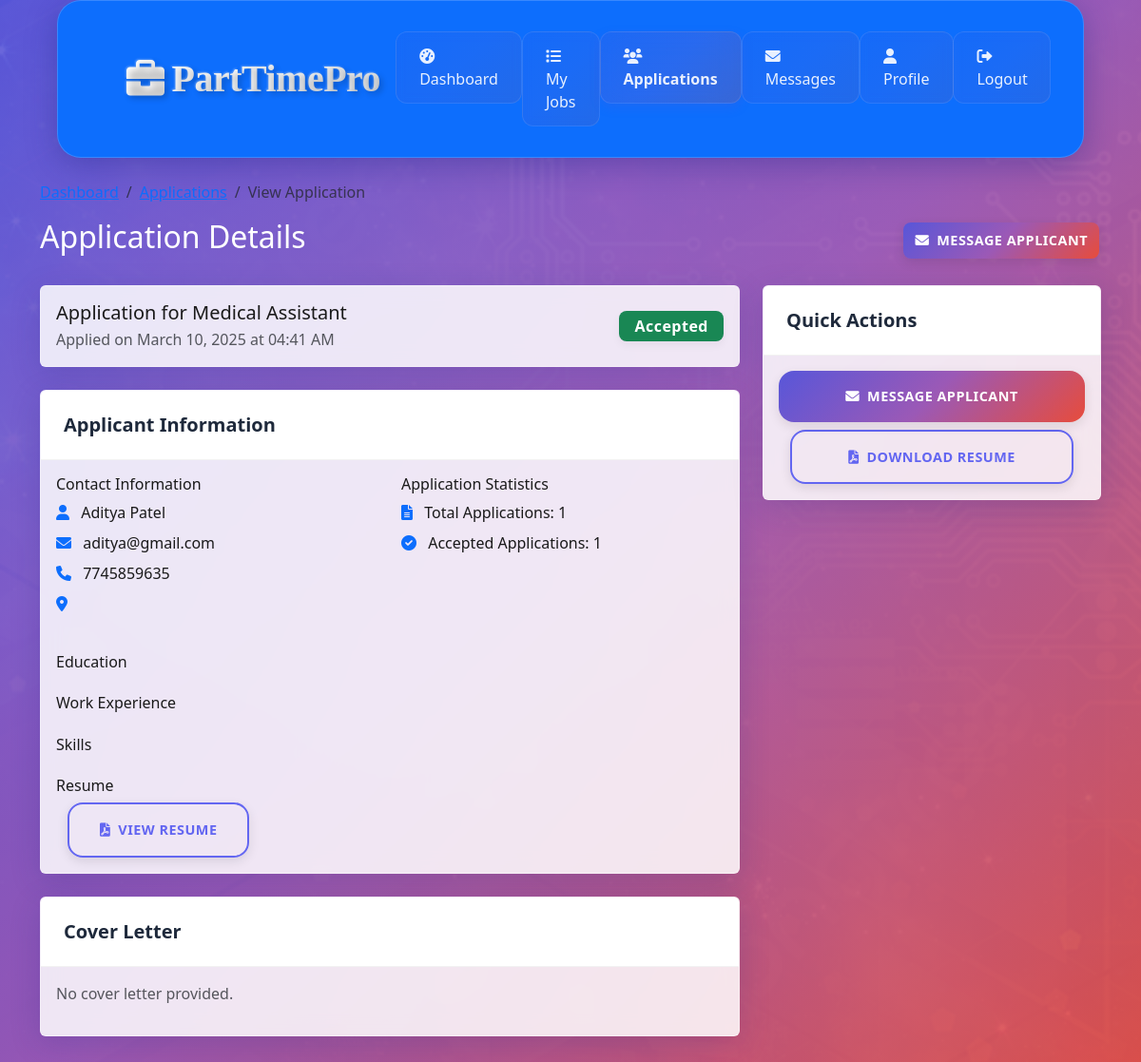
Page /employer/view-application.php?id=3 (signed in) on the committed database.
### tables this page shows
CREATE TABLE `job_applications` (
  `id` int(11) NOT NULL,
  `job_id` int(11) DEFAULT NULL,
  `jobseeker_id` int(11) DEFAULT NULL,
  `status` enum('pending','reviewed','accepted','rejected') DEFAULT 'pending',
  `application_date` timestamp NOT NULL DEFAULT current_timestamp(),
  `cover_letter` text DEFAULT NULL,
  `updated_at` timestamp NOT NULL DEFAULT current_timestamp() ON UPDATE current_timestamp()
);

CREATE TABLE `jobs` (
  `id` int(11) NOT NULL,
  `employer_id` int(11) DEFAULT NULL,
  `title` varchar(100) NOT NULL,
  `description` text NOT NULL,
  `requirements` text DEFAULT NULL,
  `location` varchar(100) DEFAULT NULL,
  `salary_range` varchar(50) DEFAULT NULL,
  `job_type` enum('part-time','temporary','contract') NOT NULL,
  `status` enum('open','closed') DEFAULT 'open',
  `created_at` timestamp NOT NULL DEFAULT current_timestamp()
);

### employer/view-application.php (the view, shortened to what this page needs)
<?php
require_once "../config/database.php";
$application_id = isset($_GET['id']) ? (int)$_GET['id'] : 0;
$sql = "SELECT ja.id, ja.jobseeker_id, ja.job_id, ja.application_date, ja.status, ja.cover_letter,
        j.title as job_title, j.description as job_description, j.status as job_status,
        js.first_name, js.last_name, js.phone, js.address, js.education, js.experience,
        js.skills, js.resume_path,
        u.email,
        (SELECT COUNT(*) FROM job_applications WHERE jobseeker_id = ja.jobseeker_id) as total_applications,
        (SELECT COUNT(*) FROM job_applications
         WHERE jobseeker_id = ja.jobseeker_id AND status = 'accepted') as accepted_applications
        FROM job_applications ja
        INNER JOIN jobs j ON ja.job_id = j.id
        INNER JOIN jobseeker_profiles js ON ja.jobseeker_id = js.user_id
        INNER JOIN users u ON js.user_id = u.id
        WHERE ja.id = ? AND j.employer_id = ?";
$stmt = mysqli_prepare($conn, $sql);
mysqli_stmt_bind_param($stmt, "ii", $application_id, $_SESSION['id']);
mysqli_stmt_execute($stmt);
$application = mysqli_stmt_get_result($stmt)->fetch_assoc();
?>
<!DOCTYPE html>
<html lang="en">
<head>
    <link href="https://cdn.jsdelivr.net/npm/bootstrap@5.3.0/dist/css/bootstrap.min.css" rel="stylesheet">
    <link rel="stylesheet" href="https://cdnjs.cloudflare.com/ajax/libs/font-awesome/6.0.0/css/all.min.css">
    <link rel="stylesheet" href="../assets/css/style.css">
    <link rel="stylesheet" href="../assets/css/dashboard.css">
</head>
<body>
    <nav class="navbar navbar-expand-lg navbar-dark bg-primary sticky-top">
        <div class="container">
            <a class="navbar-brand d-flex align-items-center" href="../index.php">
                <i class="fas fa-briefcase me-2"></i>
                PartTimePro
            </a>
            <div class="collapse navbar-collapse" id="navbarNav">
                <ul class="navbar-nav ms-auto">
                    <li class="nav-item">
                        <a class="nav-link" href="dashboard.php">
                            <i class="fas fa-tachometer-alt me-1"></i> Dashboard
                        </a>
                    </li>
                    <li class="nav-item">
                        <a class="nav-link" href="jobs.php">
                            <i class="fas fa-list me-1"></i> My Jobs
                        </a>
                    </li>
                    <li class="nav-item">
                        <a class="nav-link active" href="applications.php">
                            <i class="fas fa-users me-1"></i> Applications
                        </a>
                    </li>
                    <li class="nav-item">
                        <a class="nav-link" href="messages.php">
                            <i class="fas fa-envelope me-1"></i> Messages
                        </a>
                    </li>
                    <li class="nav-item">
                        <a class="nav-link" href="profile.php">
                            <i class="fas fa-user me-1"></i> Profile
                        </a>
                    </li>
                    <li class="nav-item">
                        <a class="nav-link" href="../auth/logout.php">
                            <i class="fas fa-sign-out-alt me-1"></i> Logout
                        </a>
                    </li>
                </ul>
            </div>
        </div>
    </nav>
    <div class="container my-4">
        <div class="row mb-4">
            <div class="col">
                <nav aria-label="breadcrumb">
                    <ol class="breadcrumb">
                        <li class="breadcrumb-item"><a href="dashboard.php">Dashboard</a></li>
                        <li class="breadcrumb-item"><a href="applications.php">Applications</a></li>
                        <li class="breadcrumb-item active">View Application</li>
                    </ol>
                </nav>
                <div class="d-flex justify-content-between align-items-center">
                    <h2>Application Details</h2>
                    <div class="btn-group">
                        <a href="messages.php?user=<?php echo $application['jobseeker_id']; ?>"
                           class="btn btn-primary">
                            <i class="fas fa-envelope me-2"></i>Message Applicant
                        </a>
                    </div>
                </div>
            </div>
        </div>
        <div class="row">
            <div class="col-md-8">
                <div class="card mb-4">
                    <div class="card-body">
                        <div class="d-flex justify-content-between align-items-center">
                            <div>
                                <h5 class="card-title mb-1">Application for <?php echo htmlspecialchars($application['job_title']); ?></h5>
                                <div class="text-muted">
                                    Applied on <?php echo date('F d, Y', strtotime($application['application_date'])); ?> at
                                    <?php echo date('h:i A', strtotime($application['application_date'])); ?>
                                </div>
                            </div>
                            <span class="badge bg-<?php
                                echo $application['status'] === 'accepted' ? 'success' :
                                    ($application['status'] === 'rejected' ? 'danger' : 'warning');
                            ?> fs-6">
                                <?php echo ucfirst($application['status']); ?>
                            </span>
                        </div>
                    </div>
                </div>
                <div class="card mb-4">
                    <div class="card-header bg-white">
                        <h5 class="mb-0">Applicant Information</h5>
                    </div>
                    <div class="card-body">
                        <div class="row mb-4">
                            <div class="col-md-6">
                                <h6>Contact Information</h6>
                                <ul class="list-unstyled">
                                    <li class="mb-2">
                                        <i class="fas fa-user me-2 text-primary"></i>
                                        <?php echo htmlspecialchars($application['first_name'] . ' ' . $application['last_name']); ?>
                                    </li>
                                    <li class="mb-2">
                                        <i class="fas fa-envelope me-2 text-primary"></i>
                                        <?php echo htmlspecialchars($application['email']); ?>
                                    </li>
                                    <li class="mb-2">
                                        <i class="fas fa-phone me-2 text-primary"></i>
                                        <?php echo htmlspecialchars($application['phone']); ?>
                                    </li>
                                    <li>
                                        <i class="fas fa-map-marker-alt me-2 text-primary"></i>
                                    </li>
                                </ul>
                            </div>
                            <div class="col-md-6">
                                <h6>Application Statistics</h6>
                                <ul class="list-unstyled">
                                    <li class="mb-2">
                                        <i class="fas fa-file-alt me-2 text-primary"></i>
                                        Total Applications: <?php echo $application['total_applications']; ?>
                                    </li>
                                    <li>
                                        <i class="fas fa-check-circle me-2 text-primary"></i>
                                        Accepted Applications: <?php echo $application['accepted_applications']; ?>
                                    </li>
                                </ul>
                            </div>
                        </div>
                        <h6>Education</h6>
                        <h6>Work Experience</h6>
                        <h6>Skills</h6>
                        <?php if (!empty($application['resume_path'])): ?>
                            <h6>Resume</h6>
                            <a href="../<?php echo htmlspecialchars($application['resume_path']); ?>"
                               class="btn btn-outline-primary" target="_blank">
                                <i class="fas fa-file-pdf me-2"></i>View Resume
                            </a>
                        <?php endif; ?>
                    </div>
                </div>
                <div class="card mb-4">
                    <div class="card-header bg-white">
                        <h5 class="mb-0">Cover Letter</h5>
                    </div>
                    <div class="card-body">
                        <?php if (!empty($application['cover_letter'])): ?>
                            <?php echo nl2br(htmlspecialchars($application['cover_letter'])); ?>
                        <?php else: ?>
                            <p class="text-muted">No cover letter provided.</p>
                        <?php endif; ?>
                    </div>
                </div>
            </div>
            <div class="col-md-4">
                <div class="card mb-4">
                    <div class="card-header bg-white">
                        <h5 class="mb-0">Quick Actions</h5>
                    </div>
                    <div class="card-body">
                        <div class="d-grid gap-2">
                            <a href="messages.php?user=<?php echo $application['jobseeker_id']; ?>"
                               class="btn btn-primary">
                                <i class="fas fa-envelope me-2"></i>Message Applicant
                            </a>
                            <?php if (!empty($application['resume_path'])): ?>
                                <a href="../<?php echo htmlspecialchars($application['resume_path']); ?>"
                                   class="btn btn-outline-primary" target="_blank">
                                    <i class="fas fa-file-pdf me-2"></i>Download Resume
                                </a>
                            <?php endif; ?>
                        </div>
                    </div>
                </div>
            </div>
        </div>
    </div>
</body>
</html>

### assets/css/style.css (style rules this page uses)
body { font-family: 'Segoe UI', Tahoma, Geneva, Verdana, sans-serif; margin: 0; min-height: 100vh; background: linear-gradient(135deg, rgba(88, 86, 217, 0.9) 0%, rgba(155, 89, 182, 0.95) 50%, rgba(231, 76, 60, 0.9) 100%), url('../images/1.jpg') no-repeat center center fixed; background-size: cover; color: #ffffff; animation: gradientShift 15s ease infinite; }
.navbar { background: rgba(255, 255, 255, 0.1); backdrop-filter: blur(10px); -webkit-backdrop-filter: blur(10px); border: 1px solid rgba(255, 255, 255, 0.18); box-shadow: 0 8px 32px 0 rgba(31, 38, 135, 0.37); position: sticky; top: 0; z-index: 1000; transition: all 0.3s ease; padding: 1.5rem 5%; margin: 0 5% 1.5rem 5%; border-radius: 25px }
.navbar-brand { font-family: "Monotype Corsiva", cursive; font-size: 2.5rem; font-weight: 700; background: linear-gradient(135deg, #ffffff 0%, #f8f9fa 25%, #e9ecef 50%, #dee2e6 75%, #ced4da 100%); -webkit-background-clip: text; background-clip: text; -webkit-text-fill-color: transparent; text-shadow: 3px 3px 6px rgba(0, 0, 0, 0.2), -1px -1px 2px rgba(255, 255, 255, 0.3); letter-spacing: -0.5px; position: relative; transition: all 0.4s ease; animation: textShimmer 3s infinite linear; }
.nav-link { font-weight: 500; padding: 0.8rem 1.5rem !important; margin: 0 0.4rem; transition: all 0.4s cubic-bezier(0.4, 0, 0.2, 1); position: relative; color: rgba(255, 255, 255, 0.9) !important; background: rgba(255, 255, 255, 0.1); border: 1px solid rgba(255, 255, 255, 0.1); backdrop-filter: blur(5px); -webkit-backdrop-filter: blur(5px); }
.nav-link::after { content: ''; position: absolute; bottom: 0; left: 50%; width: 0; height: 2px; background: linear-gradient(135deg, #ff69b4 0%, #ff1493 100%); transition: width 0.3s ease, left 0.3s ease; transform: translateX(-50%); }
.card { background: rgba(255, 255, 255, 0.95); backdrop-filter: blur(16px); -webkit-backdrop-filter: blur(16px); border: 1px solid rgba(255, 255, 255, 0.18); box-shadow: 0 8px 32px 0 rgba(31, 38, 135, 0.2); transition: all 0.3s ease; border-radius: 30px overflow: hidden; transform: translateY(0); color: #1a1a1a; }
.btn { padding: 0.75rem 1.5rem; font-weight: 500; border-radius: 25px; transition: all 0.4s cubic-bezier(0.4, 0, 0.2, 1); box-shadow: 0 4px 12px rgba(0, 0, 0, 0.1); letter-spacing: 0.5px; text-transform: uppercase; font-size: 0.9rem; }
.btn-outline-primary { background-color: transparent; border: 2px solid #6366f1; color: #6366f1; }
.btn-primary { background: linear-gradient(135deg, #5856d9 0%, #9b59b6 50%, #e74c3c 100%); border: none; position: relative; overflow: hidden; z-index: 1; }
.btn-primary::before { content: ''; position: absolute; top: 0; left: -100%; width: 100%; height: 100%; background: linear-gradient(90deg, transparent, rgba(255, 255, 255, 0.2), transparent); transition: 0.5s; z-index: -1; }
.card, .feature-card, .step-card { background: rgba(255, 255, 255, 0.85) !important; backdrop-filter: blur(10px); border: 1px solid rgba(255, 255, 255, 0.3); box-shadow: 0 8px 32px 0 rgba(31, 38, 135, 0.2); }

### assets/css/dashboard.css (style rules this page uses)
.badge { padding: 0.5rem 1rem; font-weight: 600; border-radius: 8px; letter-spacing: 0.5px; box-shadow: 0 4px 10px rgba(0, 0, 0, 0.05); font-size: 0.85rem; transition: all 0.3s ease; }
.btn-group .btn { padding: 0.5rem 0.75rem; transition: all 0.3s ease; border-radius: 8px; margin: 0 2px; }
.card-header { background: rgba(247, 250, 252, 0.9); border-bottom: 1px solid rgba(0, 0, 0, 0.05); padding: 1.5rem; }
.card-header h5 { font-weight: 800; margin: 0; color: #1e293b; font-size: 1.25rem; }
.btn { padding: 1rem 2rem; font-weight: 600; border-radius: 16px; transition: all 0.4s cubic-bezier(0.4, 0, 0.2, 1); box-shadow: 0 4px 12px rgba(0, 0, 0, 0.1); letter-spacing: 0.5px; text-transform: uppercase; font-size: 0.9rem; }
.btn-outline-primary { background-color: transparent; border: 2px solid #6366f1; color: #6366f1; }
.btn-outline-primary, .btn-outline-secondary { margin: 0 0.75rem; }
.nav-link { padding: 1rem 1.5rem; transition: all 0.4s ease; border-radius: 12px; margin: 0.5rem 0; font-weight: 500; color: rgba(255, 255, 255, 0.9); background: linear-gradient(135deg, rgba(88, 86, 217, 0.1) 0%, rgba(155, 89, 182, 0.1) 50%, rgba(231, 76, 60, 0.1) 100%); }
.nav-link.active { background: linear-gradient(135deg, rgba(88, 86, 217, 0.2) 0%, rgba(155, 89, 182, 0.2) 50%, rgba(231, 76, 60, 0.2) 100%); color: white; font-weight: 600; box-shadow: 0 4px 12px rgba(88, 86, 217, 0.2); backdrop-filter: blur(15px); border: 1px solid rgba(255, 255, 255, 0.1); }

### rows in the picture
job_applications: job.title "Medical Assistant", application_date "March 10, 2025", application_date "04:41 AM", status "Accepted"

### other values in the picture
$application['first_name'] . ' ' . $application['last_name'] "Aditya Patel"
$application['email'] "aditya@gmail.com"
$application['phone'] "7745859635"
$application['total_applications'] "1"
$application['accepted_applications'] "1"
